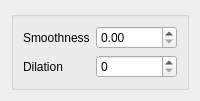
<?xml version="1.0" encoding="UTF-8"?>
<ui version="4.0">
 <class>Form</class>
 <widget class="QWidget" name="Form">
  <property name="windowTitle">
   <string>Form</string>
  </property>
  <layout class="QVBoxLayout" name="verticalLayout">
   <item>
    <widget class="QGroupBox" name="">
     <layout class="QFormLayout" name="formLayout_2">
      <property name="fieldGrowthPolicy">
       <enum>QFormLayout::AllNonFixedFieldsGrow</enum>
      </property>
      <item row="0" column="0">
       <widget class="QLabel" name="smoothnessLabel">
        <property name="text">
         <string>Smoothness</string>
        </property>
       </widget>
      </item>
      <item row="0" column="1">
       <widget class="QDoubleSpinBox" name="smoothnessDoubleSpinBox"/>
      </item>
      <item row="1" column="0">
       <widget class="QLabel" name="dilationLabel">
        <property name="text">
         <string>Dilation</string>
        </property>
       </widget>
      </item>
      <item row="1" column="1">
       <widget class="QSpinBox" name="dilationSpinBox"/>
      </item>
     </layout>
    </widget>
   </item>
  </layout>
 </widget>
 <resources/>
 <connections/>
</ui>
